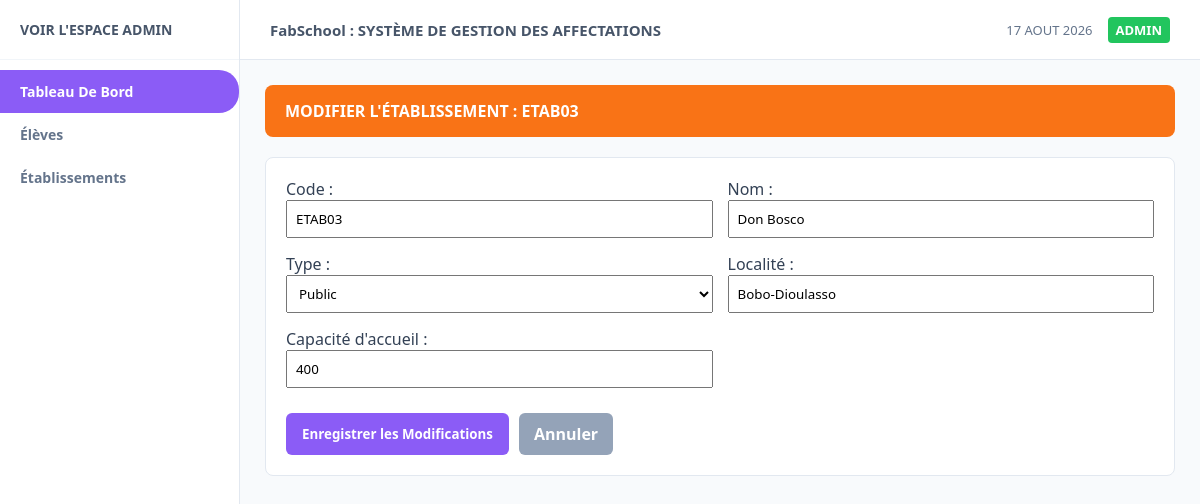
The page /etablissements/modifier/ETAB03 on the database its author committed.
### tables this page shows
CREATE TABLE etablissements (
            id_etab TEXT PRIMARY KEY,
            nom TEXT NOT NULL,
            type_etab TEXT NOT NULL,
            localite TEXT NOT NULL,
            capacite INTEGER NOT NULL,
            places_restantes INTEGER NOT NULL
        );

### app.py (the view, shortened to what this page needs)
@app.route("/etablissements/modifier/<id_etab>", methods=["GET", "POST"])
def modifier_etablissement_route(id_etab):
    etablissement = database.obtenir_etablissement_par_id(id_etab)
    return render_template("modifier_etablissement.html", etab=etablissement)

### database.py (called while the page is built)
def get_connection():
    conn = sqlite3.connect(DB_NAME)
    conn.row_factory = sqlite3.Row  # Permet d'accéder aux colonnes par leur nom
    return conn

def obtenir_etablissement_par_id(id_etab):
    conn = get_connection()
    cursor = conn.cursor()
    cursor.execute("SELECT * FROM etablissements WHERE id_etab = ?", (id_etab,))
    row = cursor.fetchone()
    conn.close()
    return dict(row) if row else None

### templates/modifier_etablissement.html (shortened to what this page needs)
{% extends 'base.html' %}
{% block content %}
<div class="banner-orange">
    <span>MODIFIER L'ÉTABLISSEMENT : {{ etab.id_etab }}</span>
</div>
<div class="card">
    <form action="/etablissements/modifier/{{ etab.id_etab }}" method="POST" style="display: grid; grid-template-columns: repeat(2, 1fr); gap: 15px;">
        <div>
            <label>Code :</label>
            <input type="text" name="code" value="{{ etab.id_etab }}" required style="width:100%; padding: 8px;">
        </div>
        <div>
            <label>Nom :</label>
            <input type="text" name="nom" value="{{ etab.nom }}" required style="width:100%; padding: 8px;">
        </div>
        <div>
            <label>Type :</label>
            <select name="type_etab" style="width:100%; padding: 8px;">
                <option value="Public" {% if etab.type_etab == 'Public' %}selected{% endif %}>Public</option>
            </select>
        </div>
        <div>
            <label>Localité :</label>
            <input type="text" name="localite" value="{{ etab.localite }}" required style="width:100%; padding: 8px;">
        </div>
        <div>
            <label>Capacité d'accueil :</label>
            <input type="number" name="capacite" value="{{ etab.capacite }}" required style="width:100%; padding: 8px;">
        </div>
        <div style="grid-column: span 2; display:flex; gap:10px; margin-top:10px;">
            <button type="submit" class="btn btn-purple">Enregistrer les Modifications</button>
            <a href="/etablissements" style="background:#94a3b8; color:white; padding:10px 15px; border-radius:6px; text-decoration:none; font-weight:bold;">Annuler</a>
        </div>
    </form>
</div>
{% endblock %}

### static/style.css (style rules this page uses)
:root { --purple-main: #8b5cf6; --purple-dark: #7c3aed; --orange-main: #f97316; --bg-light: #f8fafc; --sidebar-width: 240px; }
* { margin: 0; padding: 0; box-sizing: border-box; font-family: 'Segoe UI', Tahoma, Geneva, Verdana, sans-serif; }
body { display: flex; background-color: var(--bg-light); color: #334155; }
.banner-orange { background: var(--orange-main); color: white; padding: 15px 20px; border-radius: 8px; font-weight: bold; margin-bottom: 20px; display: flex; justify-content: space-between; align-items: center; }
.card { background: white; padding: 20px; border-radius: 8px; border: 1px solid #e2e8f0; }
.btn { padding: 8px 16px; border: none; border-radius: 6px; cursor: pointer; font-weight: bold; color: white; text-decoration: none; }
.btn-purple { background: var(--purple-main); }

### rows shown on the page
etablissements: id_etab "ETAB03", code "ETAB03", nom "Don Bosco", type_etab "Public", localite "Bobo-Dioulasso", capacite "400"
